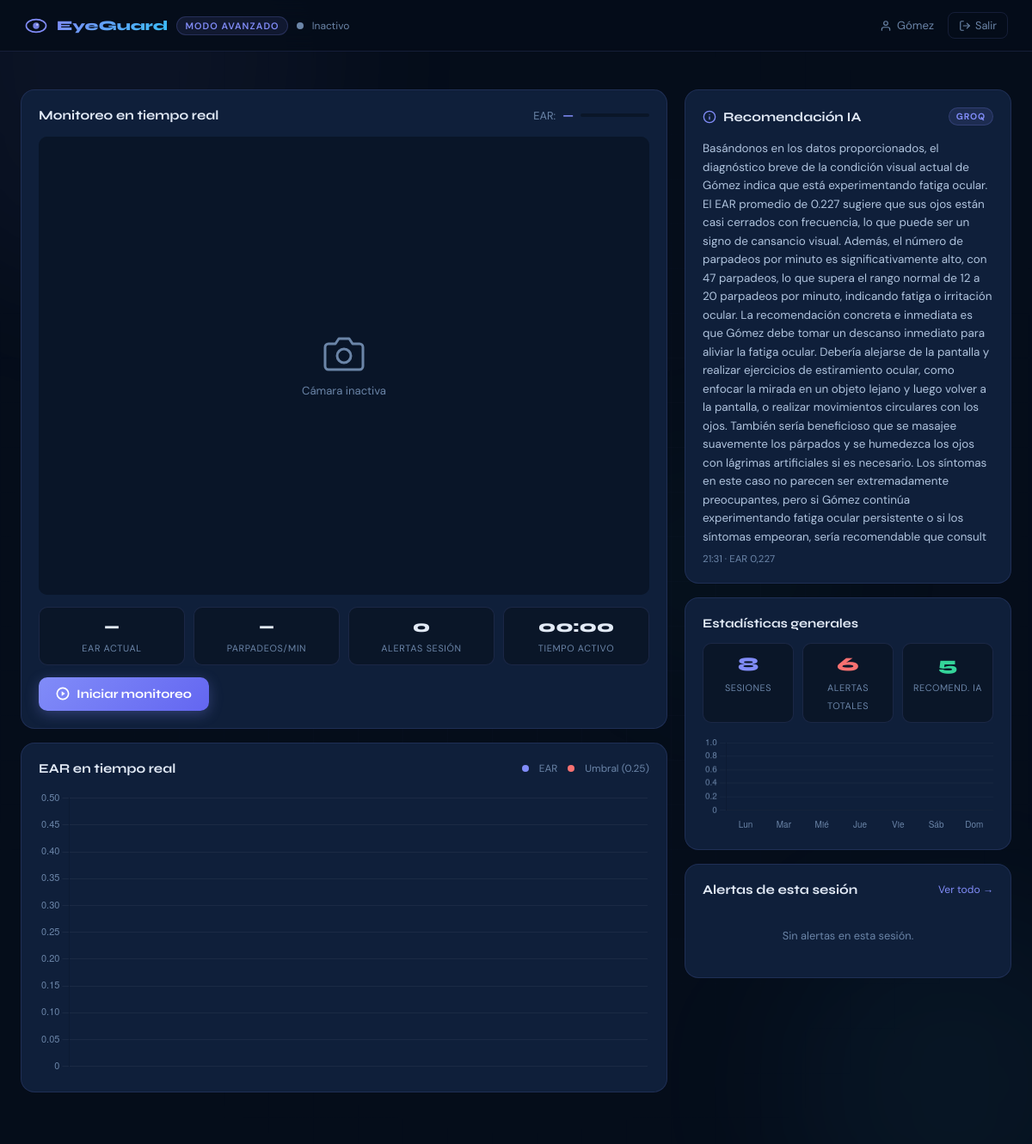
Before: /dashboard/avanzado/ (signed in) with the older database file.
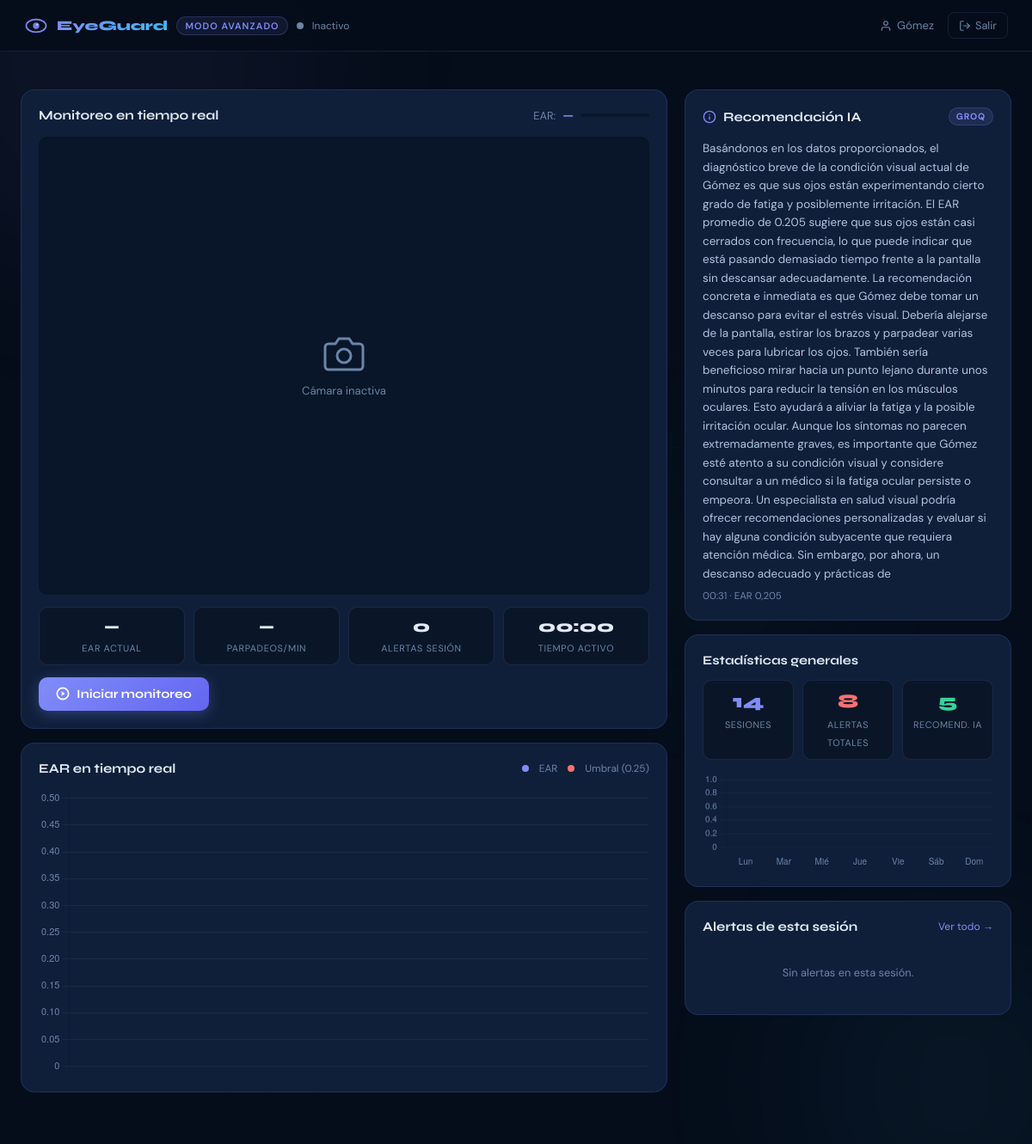
After: the same page with the newer database file.
### core/models.py (models this page shows, shortened)
class HistorialAlerta(models.Model):
    TIPO_CHOICES = [
        ('preset',   'Predeterminada'),
        ('custom',   'Personalizada'),
        ('avanzado', 'Modo Avanzado'),
    ]
    usuario          = models.ForeignKey(Usuario, on_delete=models.CASCADE, related_name='historial')
    protocolo        = models.CharField(max_length=100)
    mensaje          = models.CharField(max_length=255)
    tipo             = models.CharField(max_length=10, choices=TIPO_CHOICES)
    completada       = models.BooleanField(default=False)
    ear_valor        = models.FloatField(null=True, blank=True)
    parpadeos_minuto = models.IntegerField(null=True, blank=True)
    recomendacion_ia = models.TextField(blank=True, default='')
    creado_en        = models.DateTimeField(auto_now_add=True)
    class Meta:
        ordering = ['-creado_en']
        verbose_name = 'Alerta'
        verbose_name_plural = 'Historial de alertas'

### core/views.py (the view)
# urls.py: path('dashboard/avanzado/',               views.dashboard_avanzado,      name='dashboard_avanzado'),
def dashboard_avanzado(request):
    usuario, err = _get_usuario_avanzado(request)
    if err:
        return err
    sesion = SesionAvanzada.objects.filter(usuario=usuario, activa=True).first()
    alertas_sesion = []
    if sesion:
        alertas_sesion = HistorialAlerta.objects.filter(
            usuario=usuario,
            tipo='avanzado',
            creado_en__gte=sesion.inicio,
        ).order_by('-creado_en')[:20]
    recomendaciones = HistorialAlerta.objects.filter(
        usuario=usuario,
        tipo='avanzado',
    ).exclude(recomendacion_ia='').order_by('-creado_en')[:5]
    total_sesiones = SesionAvanzada.objects.filter(usuario=usuario).count()
    total_alertas  = HistorialAlerta.objects.filter(usuario=usuario, tipo='avanzado').count()
    return render(request, 'dashboard_avanzado.html', {
        'usuario':         usuario,
        'sesion':          sesion,
        'alertas_sesion':  alertas_sesion,
        'recomendaciones': recomendaciones,
        'total_sesiones':  total_sesiones,
        'total_alertas':   total_alertas,
        'gemini_key_ok':   bool(usuario.gemini_api_key),
    })

### core/views.py (called while the page is built)
def _get_usuario_avanzado(request):
    usuario_id = request.session.get('usuario_id')
    if not usuario_id:
        return None, redirect('inicio')
    try:
        return Usuario.objects.get(pk=usuario_id), None
    except Usuario.DoesNotExist:
        request.session.flush()
        return None, redirect('inicio')

### core/templates/dashboard_avanzado.html (shortened to what the changed rows need)
{% load static %}
<!DOCTYPE html>
<html lang="es">
<head>
  <link rel="stylesheet" href="{% static 'css/dashboard_avanzado.css' %}"/>
</head>
<body>
  <main class="main">
    <div class="dashboard-grid">
      <div class="col-right">
        <div class="card ia-card">
          <div class="ia-content" id="iaContent">
            {% if recomendaciones %}
              <p class="ia-text">{{ recomendaciones.0.recomendacion_ia }}</p>
              <span class="ia-time">{{ recomendaciones.0.creado_en|date:"H:i" }} · EAR {{ recomendaciones.0.ear_valor }}</span>
            {% endif %}
          </div>
        </div>
        <div class="card stats-card">
          <div class="stats-mini-grid">
            <div class="stat-mini">
              <span class="stat-mini-num violet">{{ total_sesiones }}</span>
              <span class="stat-mini-label">Sesiones</span>
            </div>
            <div class="stat-mini">
              <span class="stat-mini-num red">{{ total_alertas }}</span>
              <span class="stat-mini-label">Alertas totales</span>
            </div>
          </div>
        </div>
      </div>
    </div>
  </main>
</body>
</html>

Changed rows visible on the page:
no longer on this page (row unchanged): HistorialAlerta: recomendacion_ia "Basándonos en los datos proporcionados, el diagnóstico breve de la condición visual actual de Gómez indica que está experimentando fatiga ocular. El EAR promedio de 0.227 sugiere que sus ojos están casi cerrados con frecuencia, lo que puede ser un signo de cansancio visual. Además, el número de parpadeos por minuto es significativamente alto, con 47 parpadeos, lo que supera el rango normal de 12 a 20 parpadeos por minuto, indicando fatiga o irritación ocular. La recomendación concreta e inmediata es que Gómez debe tomar un descanso inmediato para aliviar la fatiga ocular. Debería alejarse de la pantalla y realizar ejercicios de estiramiento ocular, como enfocar la mirada en un objeto lejano…", creado_en "21:31", ear_valor "0,227"
added HistorialAlerta: recomendacion_ia "Basándonos en los datos proporcionados, el diagnóstico breve de la condición visual actual de Gómez es que sus ojos están experimentando cierto grado de fatiga y posiblemente irritación. El EAR promedio de 0.205 sugiere que sus ojos están casi cerrados con frecuencia, lo que puede indicar que está pasando demasiado tiempo frente a la pantalla sin descansar adecuadamente. La recomendación concreta e inmediata es que Gómez debe tomar un descanso para evitar el estrés visual. Debería alejarse de la pantalla, estirar los brazos y parpadear varias veces para lubricar los ojos. También sería beneficioso mirar hacia un punto lejano durante unos minutos para reducir la tensión en los músculos…", creado_en "00:31", ear_valor "0,205"
Other visible differences:
{{ total_sesiones }}: "8" → "14"
{{ total_alertas }}: "6" → "8"
